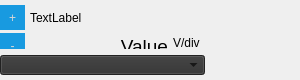
<?xml version="1.0" encoding="UTF-8"?>
<ui version="4.0">
 <class>WidgetDial</class>
 <widget class="QWidget" name="WidgetDial">
  <property name="geometry">
   <rect>
    <x>0</x>
    <y>0</y>
    <width>300</width>
    <height>80</height>
   </rect>
  </property>
  <property name="sizePolicy">
   <sizepolicy hsizetype="Expanding" vsizetype="Fixed">
    <horstretch>0</horstretch>
    <verstretch>0</verstretch>
   </sizepolicy>
  </property>
  <property name="minimumSize">
   <size>
    <width>200</width>
    <height>80</height>
   </size>
  </property>
  <property name="maximumSize">
   <size>
    <width>300</width>
    <height>16777215</height>
   </size>
  </property>
  <property name="windowTitle">
   <string>Form</string>
  </property>
  <property name="styleSheet">
   <string notr="true">QComboBox{
background-color: rgb(48, 48, 48);
}
</string>
  </property>
  <layout class="QHBoxLayout" name="horizontalLayout">
   <property name="spacing">
    <number>0</number>
   </property>
   <property name="leftMargin">
    <number>0</number>
   </property>
   <property name="topMargin">
    <number>5</number>
   </property>
   <property name="rightMargin">
    <number>0</number>
   </property>
   <property name="bottomMargin">
    <number>5</number>
   </property>
   <item>
    <widget class="QWidget" name="widget" native="true">
     <property name="sizePolicy">
      <sizepolicy hsizetype="Expanding" vsizetype="Fixed">
       <horstretch>0</horstretch>
       <verstretch>0</verstretch>
      </sizepolicy>
     </property>
     <layout class="QVBoxLayout" name="verticalLayout">
      <property name="leftMargin">
       <number>0</number>
      </property>
      <property name="topMargin">
       <number>0</number>
      </property>
      <property name="rightMargin">
       <number>0</number>
      </property>
      <property name="bottomMargin">
       <number>0</number>
      </property>
      <item>
       <widget class="QWidget" name="widget_3" native="true">
        <property name="sizePolicy">
         <sizepolicy hsizetype="Preferred" vsizetype="Preferred">
          <horstretch>0</horstretch>
          <verstretch>0</verstretch>
         </sizepolicy>
        </property>
        <layout class="QHBoxLayout" name="horizontalLayout_3">
         <property name="spacing">
          <number>5</number>
         </property>
         <property name="leftMargin">
          <number>0</number>
         </property>
         <property name="topMargin">
          <number>0</number>
         </property>
         <property name="rightMargin">
          <number>0</number>
         </property>
         <property name="bottomMargin">
          <number>0</number>
         </property>
         <item>
          <widget class="QWidget" name="widget_5" native="true">
           <property name="sizePolicy">
            <sizepolicy hsizetype="Preferred" vsizetype="Fixed">
             <horstretch>0</horstretch>
             <verstretch>0</verstretch>
            </sizepolicy>
           </property>
           <property name="minimumSize">
            <size>
             <width>0</width>
             <height>50</height>
            </size>
           </property>
           <property name="maximumSize">
            <size>
             <width>32</width>
             <height>16777215</height>
            </size>
           </property>
           <property name="styleSheet">
            <string notr="true">QPushButton:pressed{
	border: 2px solid rgb(48,48,48);

} 

QPushButton{border: none;
	background-color: rgb(24, 154, 224);
	color: rgb(214,214,214);
}</string>
           </property>
           <layout class="QVBoxLayout" name="verticalLayout_3">
            <property name="spacing">
             <number>5</number>
            </property>
            <property name="leftMargin">
             <number>0</number>
            </property>
            <property name="topMargin">
             <number>0</number>
            </property>
            <property name="rightMargin">
             <number>0</number>
            </property>
            <property name="bottomMargin">
             <number>0</number>
            </property>
            <item>
             <widget class="QPushButton" name="pushButton_plus">
              <property name="sizePolicy">
               <sizepolicy hsizetype="Fixed" vsizetype="Fixed">
                <horstretch>0</horstretch>
                <verstretch>0</verstretch>
               </sizepolicy>
              </property>
              <property name="minimumSize">
               <size>
                <width>25</width>
                <height>25</height>
               </size>
              </property>
              <property name="text">
               <string>+</string>
              </property>
              <property name="autoRepeat">
               <bool>true</bool>
              </property>
             </widget>
            </item>
            <item>
             <widget class="QPushButton" name="pushButton_minus">
              <property name="sizePolicy">
               <sizepolicy hsizetype="Fixed" vsizetype="Fixed">
                <horstretch>0</horstretch>
                <verstretch>0</verstretch>
               </sizepolicy>
              </property>
              <property name="minimumSize">
               <size>
                <width>25</width>
                <height>25</height>
               </size>
              </property>
              <property name="text">
               <string>-</string>
              </property>
              <property name="autoRepeat">
               <bool>true</bool>
              </property>
             </widget>
            </item>
           </layout>
          </widget>
         </item>
         <item>
          <widget class="QWidget" name="widget_6" native="true">
           <property name="sizePolicy">
            <sizepolicy hsizetype="Preferred" vsizetype="Fixed">
             <horstretch>0</horstretch>
             <verstretch>0</verstretch>
            </sizepolicy>
           </property>
           <property name="minimumSize">
            <size>
             <width>0</width>
             <height>50</height>
            </size>
           </property>
           <layout class="QVBoxLayout" name="verticalLayout_4">
            <property name="leftMargin">
             <number>0</number>
            </property>
            <property name="topMargin">
             <number>5</number>
            </property>
            <property name="rightMargin">
             <number>5</number>
            </property>
            <property name="bottomMargin">
             <number>0</number>
            </property>
            <item>
             <widget class="QLabel" name="label_name">
              <property name="sizePolicy">
               <sizepolicy hsizetype="Preferred" vsizetype="Fixed">
                <horstretch>0</horstretch>
                <verstretch>0</verstretch>
               </sizepolicy>
              </property>
              <property name="minimumSize">
               <size>
                <width>0</width>
                <height>15</height>
               </size>
              </property>
              <property name="text">
               <string>TextLabel</string>
              </property>
             </widget>
            </item>
            <item>
             <widget class="QWidget" name="widget_7" native="true">
              <property name="sizePolicy">
               <sizepolicy hsizetype="Preferred" vsizetype="Fixed">
                <horstretch>0</horstretch>
                <verstretch>0</verstretch>
               </sizepolicy>
              </property>
              <property name="minimumSize">
               <size>
                <width>0</width>
                <height>20</height>
               </size>
              </property>
              <property name="styleSheet">
               <string notr="true"/>
              </property>
              <layout class="QHBoxLayout" name="horizontalLayout_4">
               <property name="spacing">
                <number>5</number>
               </property>
               <property name="leftMargin">
                <number>0</number>
               </property>
               <property name="topMargin">
                <number>0</number>
               </property>
               <property name="rightMargin">
                <number>0</number>
               </property>
               <property name="bottomMargin">
                <number>0</number>
               </property>
               <item>
                <widget class="QLabel" name="label_value">
                 <property name="sizePolicy">
                  <sizepolicy hsizetype="Expanding" vsizetype="Minimum">
                   <horstretch>0</horstretch>
                   <verstretch>0</verstretch>
                  </sizepolicy>
                 </property>
                 <property name="minimumSize">
                  <size>
                   <width>0</width>
                   <height>30</height>
                  </size>
                 </property>
                 <property name="font">
                  <font>
                   <family>MS Shell Dlg 2</family>
                   <pointsize>14</pointsize>
                   <weight>50</weight>
                   <italic>false</italic>
                   <bold>false</bold>
                  </font>
                 </property>
                 <property name="styleSheet">
                  <string notr="true">font: 14pt &quot;MS Shell Dlg 2&quot;;</string>
                 </property>
                 <property name="text">
                  <string>Value</string>
                 </property>
                 <property name="alignment">
                  <set>Qt::AlignRight|Qt::AlignTrailing|Qt::AlignVCenter</set>
                 </property>
                </widget>
               </item>
               <item>
                <widget class="QLabel" name="label_unit">
                 <property name="sizePolicy">
                  <sizepolicy hsizetype="Fixed" vsizetype="Minimum">
                   <horstretch>0</horstretch>
                   <verstretch>0</verstretch>
                  </sizepolicy>
                 </property>
                 <property name="minimumSize">
                  <size>
                   <width>0</width>
                   <height>0</height>
                  </size>
                 </property>
                 <property name="maximumSize">
                  <size>
                   <width>16777200</width>
                   <height>16777215</height>
                  </size>
                 </property>
                 <property name="text">
                  <string>V/div</string>
                 </property>
                </widget>
               </item>
              </layout>
             </widget>
            </item>
           </layout>
          </widget>
         </item>
        </layout>
       </widget>
      </item>
      <item>
       <widget class="QWidget" name="widget_4" native="true">
        <property name="sizePolicy">
         <sizepolicy hsizetype="Preferred" vsizetype="Preferred">
          <horstretch>0</horstretch>
          <verstretch>0</verstretch>
         </sizepolicy>
        </property>
        <property name="maximumSize">
         <size>
          <width>16777215</width>
          <height>30</height>
         </size>
        </property>
        <layout class="QVBoxLayout" name="verticalLayout_2">
         <property name="spacing">
          <number>0</number>
         </property>
         <property name="leftMargin">
          <number>0</number>
         </property>
         <property name="topMargin">
          <number>0</number>
         </property>
         <property name="rightMargin">
          <number>0</number>
         </property>
         <property name="bottomMargin">
          <number>0</number>
         </property>
         <item>
          <widget class="QComboBox" name="comboBox">
           <property name="sizePolicy">
            <sizepolicy hsizetype="Expanding" vsizetype="Minimum">
             <horstretch>0</horstretch>
             <verstretch>0</verstretch>
            </sizepolicy>
           </property>
           <property name="minimumSize">
            <size>
             <width>0</width>
             <height>20</height>
            </size>
           </property>
          </widget>
         </item>
        </layout>
       </widget>
      </item>
     </layout>
    </widget>
   </item>
   <item>
    <widget class="QWidget" name="widget_dial" native="true">
     <property name="sizePolicy">
      <sizepolicy hsizetype="Preferred" vsizetype="Preferred">
       <horstretch>0</horstretch>
       <verstretch>0</verstretch>
      </sizepolicy>
     </property>
     <property name="minimumSize">
      <size>
       <width>95</width>
       <height>95</height>
      </size>
     </property>
     <property name="maximumSize">
      <size>
       <width>100</width>
       <height>100</height>
      </size>
     </property>
     <property name="styleSheet">
      <string notr="true">color: rgb(24, 154, 224);
background-color: none;
width:5px;
</string>
     </property>
     <layout class="QHBoxLayout" name="horizontalLayout_2">
      <property name="spacing">
       <number>0</number>
      </property>
      <property name="leftMargin">
       <number>5</number>
      </property>
      <property name="topMargin">
       <number>0</number>
      </property>
      <property name="rightMargin">
       <number>5</number>
      </property>
      <property name="bottomMargin">
       <number>0</number>
      </property>
     </layout>
    </widget>
   </item>
  </layout>
 </widget>
 <resources/>
 <connections/>
</ui>
